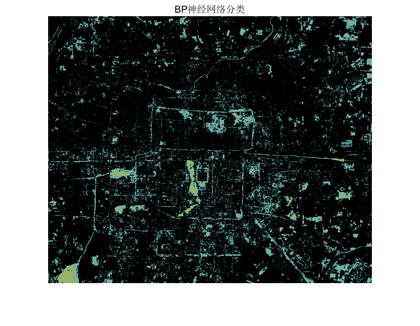
%> input picture final/PatternLearning-matlab/result/神经网络分类-1000世代.bmp, 420 x 326 px, shrunk from 960 x 745 before the run, given in place of beijing-example.tif, which was not available
$ octave BP_classfication.m   (GNU Octave 9; MATLAB toolbox functions it lacks are replaced by stand-ins)
%> lines starting %> are read from the running program, lines starting %| are printed output that depends on the picture; in (x1, y1, x2, y2) boxes, pixels count from 0 and x2, y2 are one past the last pixel; in counts of white or black regions, pixels touching at a corner belong together; the program's own positions count from 1; pictures that were not available may be replaced by others from this repository, and a replacement may not be noted
clear;
clc;

% 读入样本图像ROI
exa=imread('beijing-example.tif'); % beijing-roi.png
%> exa is the input picture: size 326x420x3 uint8; mean R, G, B 102.6, 108.4, 107.7
  % 将样本图像降维
  Re=exa(:,:,1);
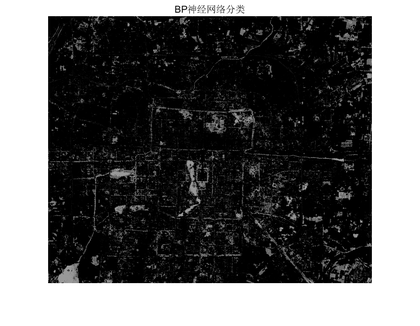
%> Re: size 326x420 uint8; min 0, max 255, mean 102.6
  Ge=exa(:,:,2);
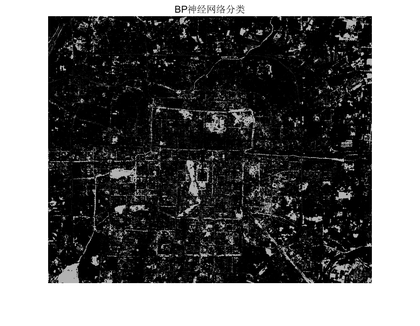
%> Ge: size 326x420 uint8; min 0, max 255, mean 108.4
  Be=exa(:,:,3);
  % 将灰度值归一化处理
  Re=im2double(Re);
%> Re: size 326x420 double
  Ge=im2double(Ge);
%> Ge: size 326x420 double
  Be=im2double(Be);
%> Be: size 326x420 double
  [Me,Ne]=size(Re);
%> Me = 326; Ne = 420
  Pe=[Re;Ge;Be];
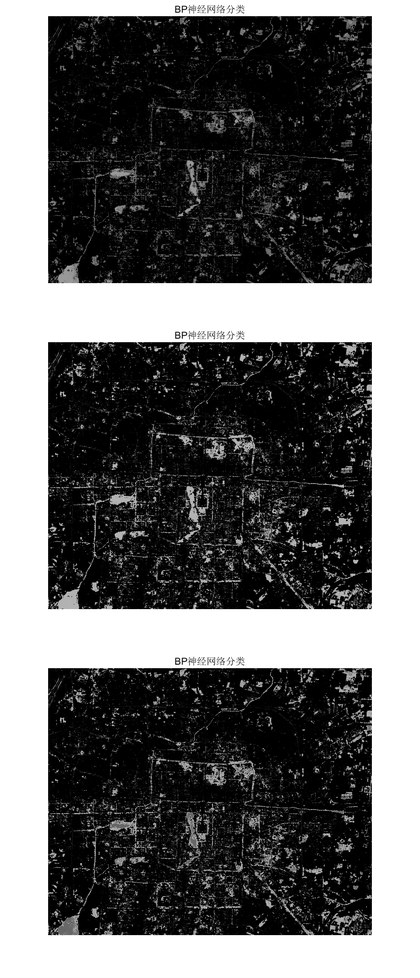
%> Pe: size 978x420 double; min 0, max 1, mean 0.417
  % 处理成单波段123
  exaMt=uint8(zeros(Me,Ne));
  exaMt=exaMt+(exa(:,:,1)/255)*1;
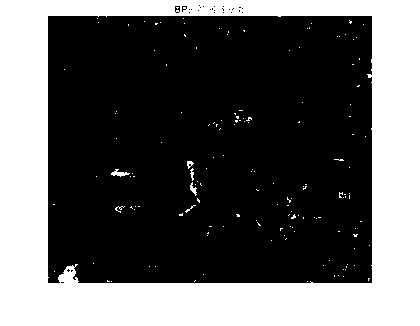
%> exaMt: size 326x420 uint8; values 0 (black) and 1 (white), 37.4% white; 151 white regions (144 under 20 px), largest, box (x1, y1, x2, y2) and area: (0, 0, 420, 326) 50609, (111, 169, 130, 177) 71, (190, 182, 197, 196) 45
  exaMt=exaMt+(exa(:,:,2)/255)*2;
  exaMt=exaMt+(exa(:,:,3)/255)*3;
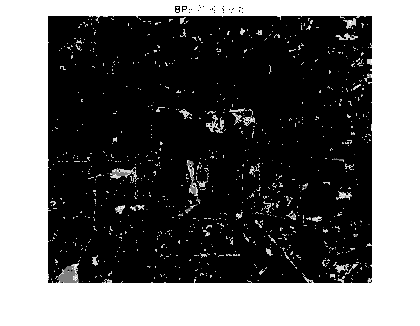
%> exaMt: size 326x420 uint8; min 0, max 6, mean 2.35; drawn with min black and max white

% 读入待分类遥感图像
I=imread('beijing-band3.tif');
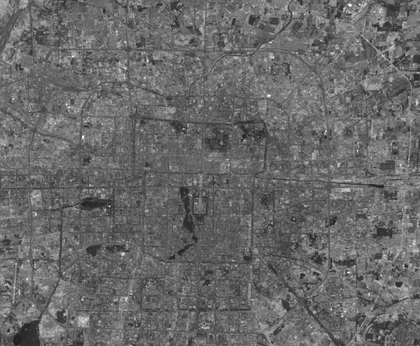
%> input picture final/PatternLearning-matlab/result/beijing-band3.tif, 420 x 346 px, shrunk from 740 x 610 before the run
%> I is the input picture: size 346x420x3 uint8; min 31, max 255, mean 104.6
  % 将彩色图像降维
  R=I(:,:,1);
  G=I(:,:,2);
  B=I(:,:,3);
  % 将灰度值归一化处理
  R=im2double(R);
%> R: size 346x420 double
  G=im2double(G);
  B=im2double(B);
  [M,N]=size(R);
%> M = 346; N = 420
  P=[R;G;B];
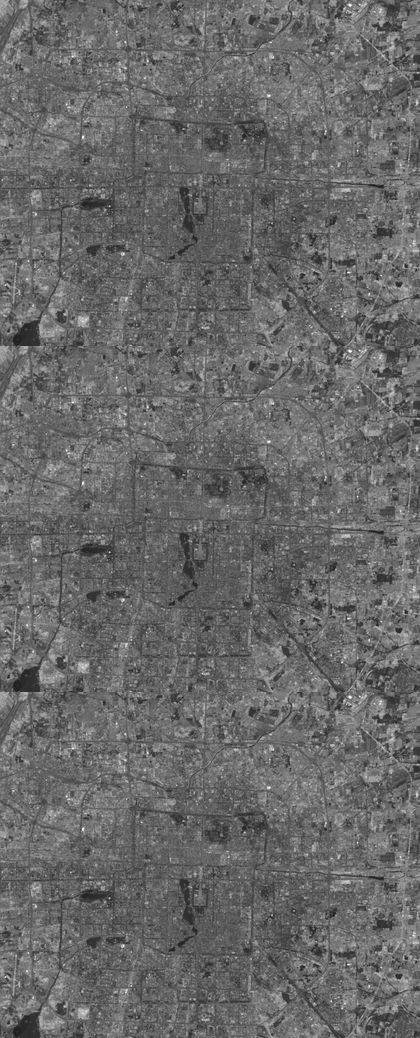
%> P: size 1038x420 double; min 0.122, max 1, mean 0.41

a1=1;a2=1;a3=1;
for i = 1 : M
    for j = 1 : N
%> (the run ends here)
